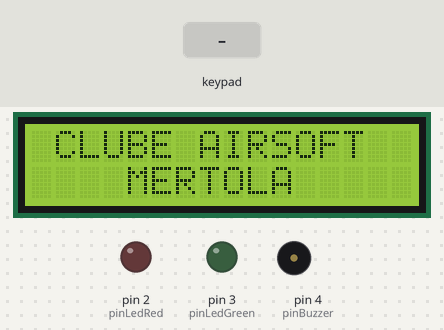
Bench run of a sketch on a simulated Arduino Nano, built with avr-gcc and run on an emulated ATmega328P. On the bench: 16×2 character LCD, output pins drawn as LEDs (lit = HIGH), buzzer (waves = sounding, pin HIGH). The test bench sets the inputs (shaded band). What the sketch prints to the serial monitor is not drawn.

Above: at 3.5 s.
At 7.7 s:
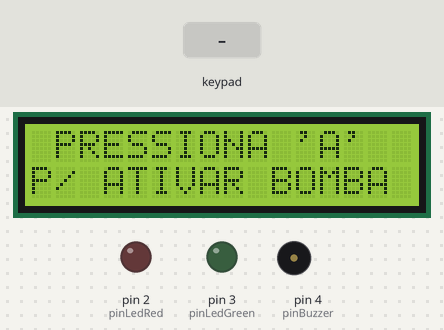
7.8 s: key 'A' pressed
At 8.4 s:
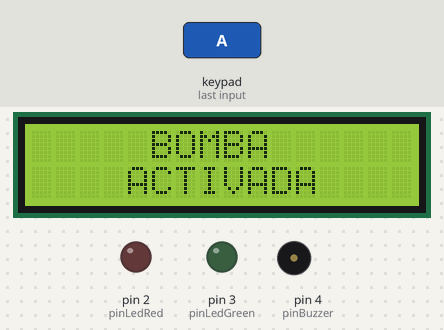
10.8 s: keypad keys 5 8 1 2 6 D pressed 0.4 s apart
At 13.7 s:
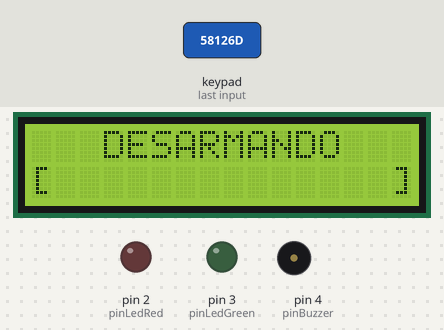
Timing chart, 0 to 15.2 s (numbered marks = the images above; inputs shaded):
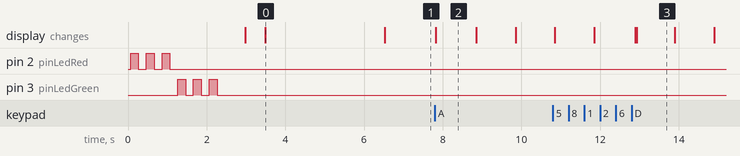

Measured:
- after the input at 7.8 s, the display: changes at once (image 2)
- after the input at 10.8 s, the display: first differs from a run without the input after 2.1 s (image 3)
- what the display in image 0 shows lasts 3.0 s, from 3.5 s to 6.5 s
- what the display in image 2 shows lasts 1.1 s, from 7.8 s to 8.9 s

The sketch:

defuseBomb.ino
```cpp
#include <Keypad.h>
#include <LiquidCrystal_I2C.h>

// Definições de hardware
#define LCD_I2C_ADDR    0x3F
#define LCD_COLUMNS     16
#define LCD_LINES       2
#define KEYPAD_ROWS     4
#define KEYPAD_COLS     4

#define pinLedRed   2
#define pinLedGreen 3
#define pinBuzzer   4

byte rowPins[KEYPAD_ROWS] = {5, 8, 12, 6};
byte colPins[KEYPAD_COLS] = {A7, A7, A7, 7};    //Ignore A7 pin
char keypadKeys[KEYPAD_ROWS][KEYPAD_COLS] = {
  {'1','2','3','A'},
  {'4','5','6','B'},
  {'7','8','9','C'},
  {'*','0','#','D'}
};

LiquidCrystal_I2C lcd(LCD_I2C_ADDR, LCD_COLUMNS, LCD_LINES);
Keypad keypad = Keypad(makeKeymap(keypadKeys), rowPins, colPins, KEYPAD_ROWS, KEYPAD_COLS);

// game constants
const int BOMB_MAX_TIME_MINUTES = 15;             // Time in minutes before "bomb" explode
int countdownTime = BOMB_MAX_TIME_MINUTES * 60;   // Convert time in seconds
bool isCountdownActive = false;                   // Flag to use to control if the bomb clock is running
bool isStopRequest = false;                       // Flag to control the disarm process

// Variables to "control" ht keypad long press
unsigned long keyPressedTime = 0;
bool isKeyDPressed = false;


void setup() {
  Serial.begin(9600);

  checkLCD();
  checkLeds();
  checkBuzzer();

  Serial.println("CAM: Hardware check complete. Play!");
  screenFinishBoot();
}


void loop() {
  char key = keypad.getKey();                                 // Read pressed key


  if (key) {                                                  // Check the pressed key
    startGame(key);                                           // Start the game with correct pessed key (sended by "key" argument - 'A' key)
    disarmBombAction(key);                                    // User start disarm bomb with correct pressed key (sended by "key" argument - 'D' key)
  } else {
    if (isKeyDPressed && keypad.getState() == RELEASED) {     // Check if the D press flag is "true" and key was released
      isKeyDPressed = false;                                  // Turn off the flag to control the disarm key
    }
  }

  checkDisarmAction(isKeyDPressed);                           // Check if user started disarm bomb with correct pressed key (sended by "key" argument)

  if (isCountdownActive) updateCountdownAndCheckBombStatus(); // Check if bomb time left is running and call "updateCountdownAndCheckBombStatus" method
}


/*
#############################################################################
##                         CHECK HARDWARE                                  ##
#############################################################################
*/

/*
Check the LCD connection with arduino
*/
void checkLCD() {
  lcd.init();         // init the LCD
  lcd.backlight();    // Turn on the LCD backlight
  Serial.println("CAM: Check LCD... Ready");
}


/*
Check the Buzzer connection to arduino
*/
void checkBuzzer() {
  pinMode(pinBuzzer, OUTPUT);  // Set pin for buzzer to output
  Serial.println("CAM: Check BUZZER... Ready");
}


/*
Check the LED(s) connection to arduino
*/
void checkLeds() {
  pinMode(pinLedRed, OUTPUT);     // Set pin for red led to output
  pinMode(pinLedGreen, OUTPUT);   // Set pin for green led to output
  blinkLED(pinLedRed, 3, 200);    // Testing red led blinking 3 times
  blinkLED(pinLedGreen, 3, 200);  // Testing green led blinking 3 times
  Serial.println("CAM: Check LEDs... Ready");
  delay(500);
}


/*
#############################################################################
##                              UTILS                                      ##
#############################################################################
*/


/*
Function to blink led. User insert wich pin (led) want use, how many time we want blinks and delay time between each blink

@param pinLed Arduino Pin where Led is connected
@param blinkTimes how many times led blink
@param delayTime delay time between each blink
 */
void blinkLED(byte pinLed, byte blinkTimes, int delayTime) {
  digitalWrite(pinLed, LOW);

  for (byte i = 0; i < blinkTimes; i++) {
    digitalWrite(pinLed, HIGH);
    delay(delayTime);
    digitalWrite(pinLed, LOW);
    delay(delayTime);
  }
}


/**
Function to write/show messages on LCD

@param message User write message to show
@param posX LCD x position (column) to start write the message
@param posY LCD y position (row) to start write the message
 */
void showLCDMessage(String message, unsigned short posX, unsigned short posY) {
  lcd.setCursor(posX, posY);
  lcd.print(message);
}


/**
Show progress bar when defuse the bomb

@param progress show how many char write to simulate progress bar when user defuse the bomb
 */
void displayProgressBar(int progress) {
  showLCDMessage("   DESARMANDO      ", 0, 0);
  showLCDMessage("[", 0, 1);
  for (int i = 0; i < LCD_COLUMNS - 2; i++) {  // -2 because we use 2 char to write the char "[" and "]"
    //if ( expr ? true_condition : false_condition );
    if (i < progress ? lcd.print("#") : lcd.print(" ") );
  }
  lcd.print("]");
}


void checkDisarmAction(boolean isKeyDPressed){
  if (isKeyDPressed) {
    unsigned long pressDuration = millis() - keyPressedTime;

    if (pressDuration >= 3000) { // Se pressionado por pelo menos 3 segundos
      isCountdownActive = false; // Para o timer
      isStopRequest = true;      // Flag para indicar parada
      lcd.clear();
      while(true){
        messageCTWin();
        delay(1000); // Aguarda um momento para mostrar a mensagem
      }
    } else {
      // Atualiza a barra de progresso
      int progress = (pressDuration * LCD_COLUMNS) / 3000; // Progresso em termos de caracteres (16 = largura do LCD)
      displayProgressBar(progress);
    }
  }
}


/*
#############################################################################
##                       TEXT MESSAGES                                     ##
#############################################################################
*/


void screenFinishBoot() {
  lcd.clear();

  showLCDMessage("CLUBE AIRSOFT", 1, 0);
  delay(500);
  showLCDMessage("MERTOLA", 4, 1);
  delay(3000);

  startGameMessage();
}


void startGameMessage(){
  lcd.clear();
  showLCDMessage("PRESSIONA 'A'", 1, 0);
  showLCDMessage("P/ ATIVAR BOMBA", 0, 1);
}


void startCountdownMessage() {
  lcd.clear();
  showLCDMessage("BOMBA", 5, 0);
  showLCDMessage("ACTIVADA", 4, 1);
  delay(1000);
}


void messageTWin(){
  showLCDMessage("BOMBA EXPLODIU", 1, 0);
  showLCDMessage("TERRORISTAS  WIN", 0, 1);
}


void messageCTWin(){
  showLCDMessage("BOMBA DESARMADA", 0, 0);
  showLCDMessage("CT WIN", 3, 1);
}


/*
#############################################################################
##          GAME: DEFUSE BOMB (COUNTER STRIKE MODE)                        ##
#############################################################################
*/


void startGame(char key){
  if (key == 'A' && !isCountdownActive) { // Verifica se é a tecla 'A' e inicia o countdown
    isCountdownActive = true;
    startCountdownMessage();
  }
}


void disarmBombAction(char key){
  if (key == 'D') { // Verifica se a tecla 'D' foi pressionada
    if (!isKeyDPressed) {
      isKeyDPressed = true;
      keyPressedTime = millis(); // Marca o tempo inicial
      displayProgressBar(0);     // Mostra a barra no início
    }
  }
}


void updateCountdownAndCheckBombStatus() {
  static unsigned long lastUpdateTime = 0;
  unsigned long currentTime = millis();

  // Atualiza o contador a cada segundo
  if (currentTime - lastUpdateTime >= 1000) {
    lastUpdateTime = currentTime;

    if (countdownTime > 0) {
      countdownTime--;
      int minutes = countdownTime / 60;
      int seconds = countdownTime % 60;

      lcd.clear();
      showLCDMessage("TEMPO RESTANTE", 1, 0);

      lcd.setCursor(5, 1);
      lcd.print(minutes);
      lcd.print("m ");
      lcd.print(seconds);
      lcd.print("s");
    } else {
      isCountdownActive = false;
      lcd.clear();

      while(true){
        messageTWin();
        // Opcional: Ativar o buzzer ou LED vermelho
        tone(pinBuzzer, 1000, 2000); // Beep de 2 segundos
      }

    }
  }
}
```
